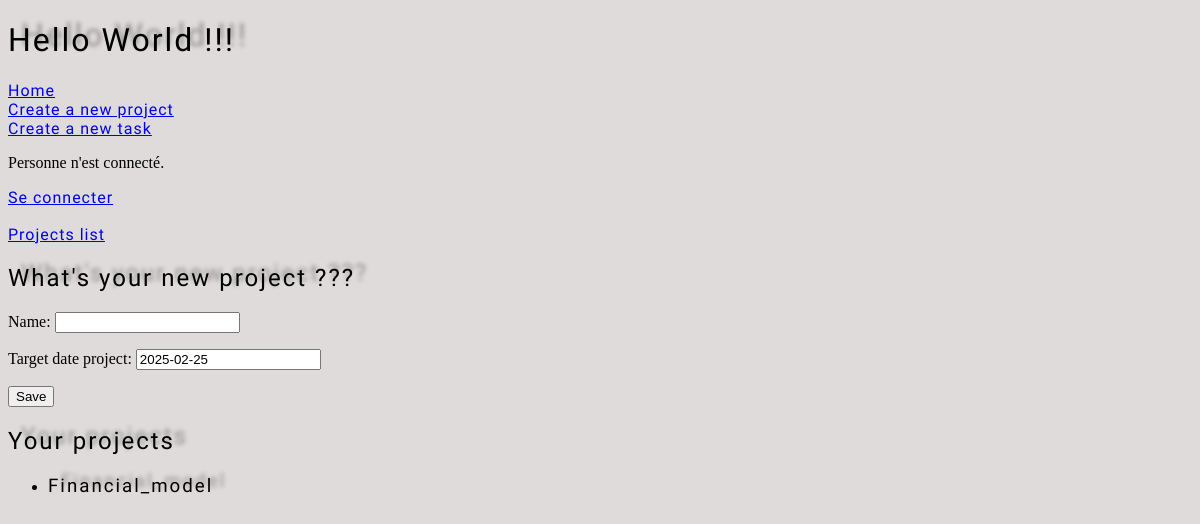
The page /todo/project_creation/ on the database as committed earlier.
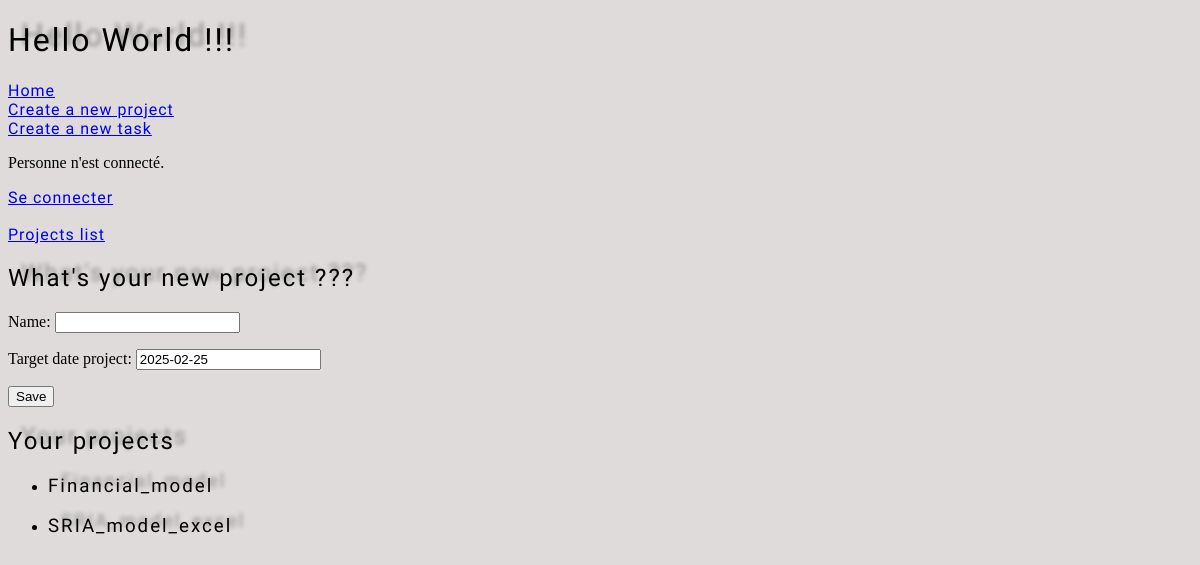
The same page on the database as committed later.
### todolist/models.py (models this page shows, shortened)
class Project(models.Model):
  name=models.CharField(max_length=100, unique=True)
  slug=models.SlugField(max_length=100, unique=True, blank=True)
  target_date_project = models.DateField(default=default_target_date)
  historic_target_date_project= models.JSONField(default=list, blank=True)

### todolist/views.py (the view)
# urls.py: path('project_creation/', ProjectCreateView.as_view(), name='project_creation'),
class ProjectCreateView(CreateView):
  model= Project
  template_name= 'todolist/project_form.html'
  fields= ['name', 'target_date_project']
  success_url= reverse_lazy('todolist:projects_list')
  def get_context_data(self, *args, **kwargs):
    context= super().get_context_data(*args, **kwargs)
    context['projects']=Project.objects.all()
    return context

### todolist/models.py (called while the page is built)
def default_target_date():
  return date.today() + timedelta(days=1)

### todolist/templates/todolist/project_form.html (shortened to what this page needs)
<!DOCTYPE html>
<html lang="en">
  {% extends 'base.html' %} {% load static %}
    {% block content %}
    <h2>What's your new project ???</h2>
    <form method="post">
      {% csrf_token %} {{ form.as_p }}
      <button type="submit">Save</button>
    </form>
    <h2>Your projects</h2>
    <ul>
      {% for project in projects %}
      <li>
       <h3>{{ project.name }}</h3>
      </li>
      {% endfor %}
    {% endblock content %}

Rows that differ between the two databases and show on the page:
added Project: name "SRIA_model_excel"
